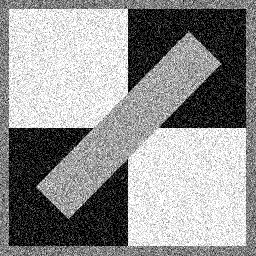
%> input picture fig4.png, 256 x 256 px, given in place of fig1.png, which was not available
$ octave Q1.m   (GNU Octave 9; MATLAB toolbox functions it lacks are replaced by stand-ins)
%> lines starting %> are read from the running program, lines starting %| are printed output that depends on the picture; in (x1, y1, x2, y2) boxes, pixels count from 0 and x2, y2 are one past the last pixel; in counts of white or black regions, pixels touching at a corner belong together; the program's own positions count from 1; pictures that were not available may be replaced by others from this repository, and a replacement may not be noted
%> further down, img1 is the input picture: size 256x256 uint8; min 0, max 255, mean 145.4
### cany_algo.m


function out=cany_algo(img);
img1=img;
img1 = im2gray(img1);
figure;
imshow(img1)
%img2=imread('fig2.png');


x1 = imgaussfilt(img1,2);
figure;
imshow(x1)
title('applying gaussian filter')


% [26 lines of commented-out code are left out]


[Gmag, Gdir] = imgradient(x1,'sobel');
figure;
imshow(Gmag)
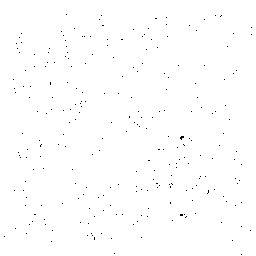
%> displayed picture: size 256x256, on the screen's scale of 0 to 255; 99.6% white; black in thin lines or dots
title('magnitude of gradients')
% [7 lines of commented-out code are left out]


Gdir(Gdir <22.5 & Gdir >= -22.5 )=0;
%> Gdir: size 256x256 double; min -180, max 179.9, mean -2.2; mean of the top-left, top-right, bottom-left and bottom-right quarters -4.5, -1.2, -0.9, -2.2
Gdir(Gdir <67.5 & Gdir >= 22.5 )=45;
Gdir(Gdir <112.5 & Gdir >= 67.5 )=90;
%> Gdir: size 256x256 double; min -180, max 179.9, mean -2.2; mean of the top-left, top-right, bottom-left and bottom-right quarters -4.6, -1.2, -1, -2.1
Gdir(Gdir <157.5 & Gdir >= 112.5 )=135;
% Gdir(Gdir <=-157.5 & Gdir >= 157.5 )=180;
Gdir(Gdir <=180 & Gdir >= 157.5 )=180;
%> Gdir: size 256x256 double; min -180, max 180, mean -1.6
Gdir(Gdir <-157.5 & Gdir >= -180 )=180;
Gdir(Gdir <-112.5 & Gdir >= -157.5 )=225;
Gdir(Gdir <-67.5 & Gdir >= -112.5 )=270;
Gdir(Gdir <-22.5 & Gdir >= -67.5 )=315;


g1=Gmag;
[n1,n2]=size(Gdir);
%> n1 = 256; n2 = 256

% [12 lines of commented-out code are left out]


for i=2:n1-1
    for j=2:n2-1
        b1=Gdir(i,j);
        if b1==0 | b1==180
            c1=Gmag(i,j-1);
            c2=Gmag(i,j);
            c3=Gmag(i,j+1);
            c=[c1 c2 c3];

            if max(c)==c2
                g1(i,j-1)=0;
                g1(i,j)=c2;
                g1(i,j+1)=0;
            end


        elseif b1==45 | b1==225
            c1=Gmag(i-1,j+1);
            c2=Gmag(i,j);
            c3=Gmag(i+1,j-1);
            c=[c1 c2 c3];

            if max(c)==c2
                g1(i-1,j+1)=0;
                g1(i,j)=c2;
                g1(i+1,j-1)=0;
            end

        elseif b1==135 | b1==315
            c1=Gmag(i-1,j-1);
            c2=Gmag(i,j);
            c3=Gmag(i+1,j+1);
            c=[c1 c2 c3];

            if max(c)==c2
                g1(i-1,j-1)=0;
                g1(i,j)=c2;
                g1(i+1,j+1)=0;
            end

        elseif b1==90 | b1==270
            c1=Gmag(i-1,j);
            c2=Gmag(i,j);
            c3=Gmag(i+1,j);
            c=[c1 c2 c3];

            if max(c)==c2
                g1(i-1,j)=0;
                g1(i,j)=c2;
                g1(i+1,j)=0;
            end

    end

    end
end
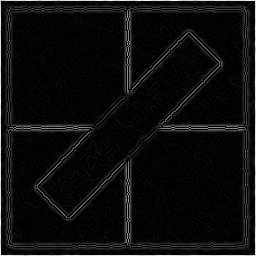
%> g1: size 256x256 double; min 0, max 581.1, mean 31.1; drawn with min black and max white
%> after the loop, c = [507.8 37.58 480.2]; c1 = 507.8; c2 = 37.58; c3 = 480.2


figure;
imshow(g1)
title('after Suppress non-maxima pixels')

t1=27;
t2=250;
k1=thresholding_img(g1,t1,t2);
figure;
imshow(k1)
title('after double thresholding')

%edge track by hhysterisis method......

k2=hyst(k1,t2);
figure;
imshow(k2)
title('Canny edge detection algorithm')


% [32 lines of commented-out code are left out]

out =k2;

end

### thresholding_img.m
%thresholding

function out=thresholding_img(image,t1,t2)
%> called with t1 = 27, t2 = 250
th=t1;

img1=image;
%Img_histogram(img1) ; %histogram

img1(img1<t1)=0;
%> img1: size 256x256 double
img1(img1>=t2)=255;
%> img1: size 256x256 double; min 0, max 255, mean 21.7
%img1=medfilt2(img1(:,:,1),[5 5]);

out=img1;
end
%thresholding

### hyst.m

function out=hyst(image,t2)
%> called with t2 = 250
img2=image;


a=img2;
h=ones(3);
[ht,wt,c]=size(a);
%> ht = 256; wt = 256; c = 1
hsize=size(h);
d=ceil(hsize/2);

a1=a;
for i=0:ht-hsize
    for j=0:wt-hsize
        b=a([1+i:hsize+i],[1+j:hsize+j]);
        b1=b.*h;
        if sum(sum(b1(b1>=t2))) > 0
        a1(d+i,d+j)=255;
        end
    end
end
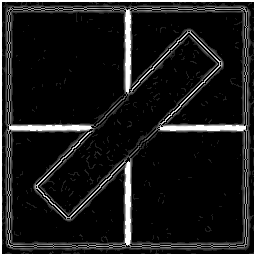
%> a1: size 256x256 double; min 0, max 255, mean 28.3

out=a1;


end

### Q1.m
clc;
clear all;
close all;

img1=imread('fig1.png');

cany_algo(img1);

img2=imread('fig2.png');
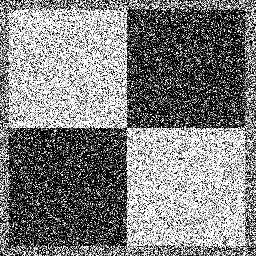
%> input picture fig2.png, 256 x 256 px
%> img2 is the input picture: size 256x256 uint8; min 0, max 255, mean 127.6

cany_algo(img2);
%> in cany_algo (call 2), `Gdir(Gdir <22.5 & Gdir >= -22.5 )=0;`: Gdir: size 256x256 double; min -180, max 179.8, mean -1.7; mean of the top-left, top-right, bottom-left and bottom-right quarters -5.4, -0.9, -2.2, 1.6
%> in cany_algo (call 2), `Gdir(Gdir <67.5 & Gdir >= 22.5 )=45;`: Gdir: size 256x256 double; min -180, max 179.8, mean -1.7; mean of the top-left, top-right, bottom-left and bottom-right quarters -5.4, -0.9, -2.2, 1.5
%> in cany_algo (call 2), `Gdir(Gdir <112.5 & Gdir >= 67.5 )=90;`: Gdir: size 256x256 double; min -180, max 179.8, mean -1.7; mean of the top-left, top-right, bottom-left and bottom-right quarters -5.3, -0.9, -2.2, 1.6
%> in cany_algo (call 2), `Gdir(Gdir <157.5 & Gdir >= 112.5 )=135;`: Gdir: size 256x256 double; min -180, max 179.8, mean -1.7; mean of the top-left, top-right, bottom-left and bottom-right quarters -5.3, -0.8, -2.3, 1.6
%> in cany_algo (call 2), `Gdir(Gdir <=180 & Gdir >= 157.5 )=180;`: Gdir: size 256x256 double; min -180, max 180, mean -1
%> after the loop in cany_algo (call 2), `for i=2:n1-1`:
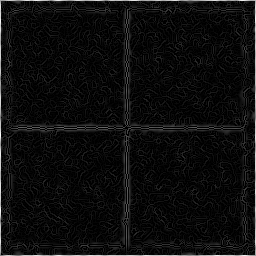
%> g1: size 256x256 double; min 0, max 668, mean 35.1; drawn with min black and max white
%> after the loop in cany_algo (call 2), `for i=2:n1-1`: c = [38.47 49.5 415]; c1 = 38.47; c2 = 49.5; c3 = 415
%> in thresholding_img (call 2), `img1(img1<t1)=0;`: img1: size 256x256 double; 16.33% of pixels changed, all inside (x1, y1, x2, y2) = (1, 1, 255, 255)
%> in thresholding_img (call 2), `img1(img1>=t2)=255;`: img1: size 256x256 double; min 0, max 255, mean 28.5
%> call 2 of hyst, with t2 = 250
%> after the loop in hyst (call 2), `for i=0:ht-hsize`:
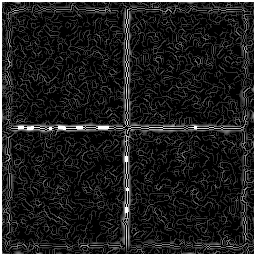
%> a1: size 256x256 double; min 0, max 255, mean 32.1
%> in cany_algo (call 2), `imshow(k2)`:
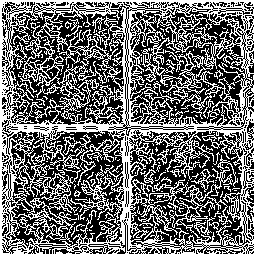
%> displayed picture: size 256x256, on the screen's scale of 0 to 255; 42.5% white in thin lines or dots
